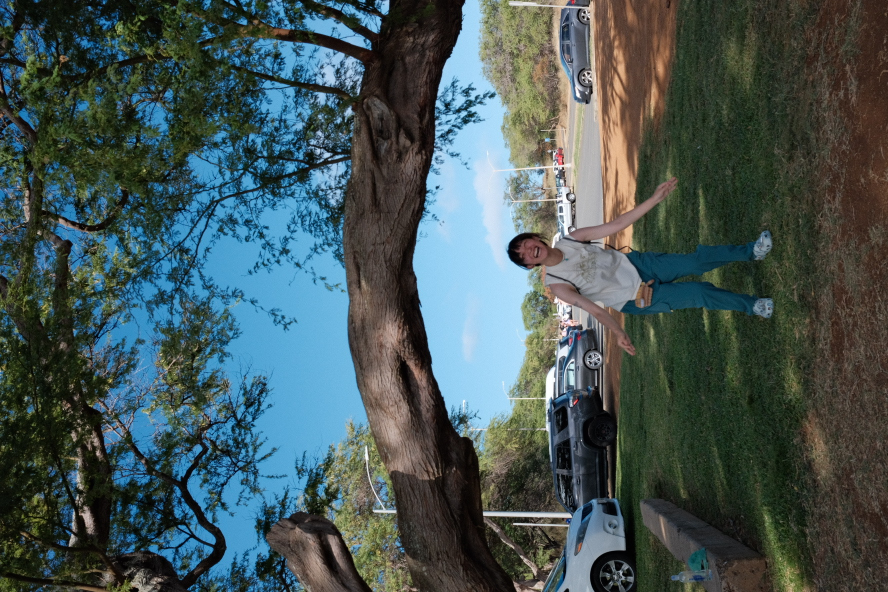
#> input picture assets/photos/DDE1FB40-CB28-4B3B-9B69-A293220A7060-7281-00000209A0751CCF.JPG, 1776 x 1184 px (shown at 1/2 size); its folder holds only this picture in this run
$ python compress_photos.py
#> lines starting #> are read from the running program, lines starting #| are printed output that depends on the picture
#> in compress_image, img is the input picture: PIL image 1776x1184 RGB; mean R, G, B 69.1, 85.9, 86.7
#!/usr/bin/env python3
"""压缩照片到合适的网页尺寸（保留 EXIF 方向）"""
import os
from PIL import Image

PHOTO_DIR = 'assets/photos'
MAX_SIZE = 1200  # 最大宽度/高度
QUALITY = 85  # JPEG 质量 (0-100)

def rotate_by_exif(img):
    """根据 EXIF 方向信息旋转图片"""
    try:
        from PIL import ExifTags
        exif_data = img._getexif()
#> exif_data = 53 items
        if exif_data is not None:
            for tag, value in exif_data.items():
                if tag == 274:  # Orientation tag
                    if value == 3:
                        img = img.rotate(180, expand=True)
                    elif value == 6:
                        img = img.rotate(270, expand=True)
                    elif value == 8:
                        img = img.rotate(90, expand=True)
#> this loop made 53 passes
#> (tag, value) on passes 1, 2, 3, 4, 5, 6, 7, 15, 16, 22, 23, 24: (296, 2), (34665, 740), (271, 'FUJIFILM'), (272, 'X100V'), (305, 'Digital Camera X100V Ver2.02'), (274, 6), (306, '2025:05:23 16:26:00'), (36867, '2025:05:23 16:26:00'), (36868, '2025:05:23 16:26:00'), (37383, 5), (37384, 0), (37385, 65)
#> tag on passes 8 to 13: 283, 33432, 282, 315, 36864, 37121
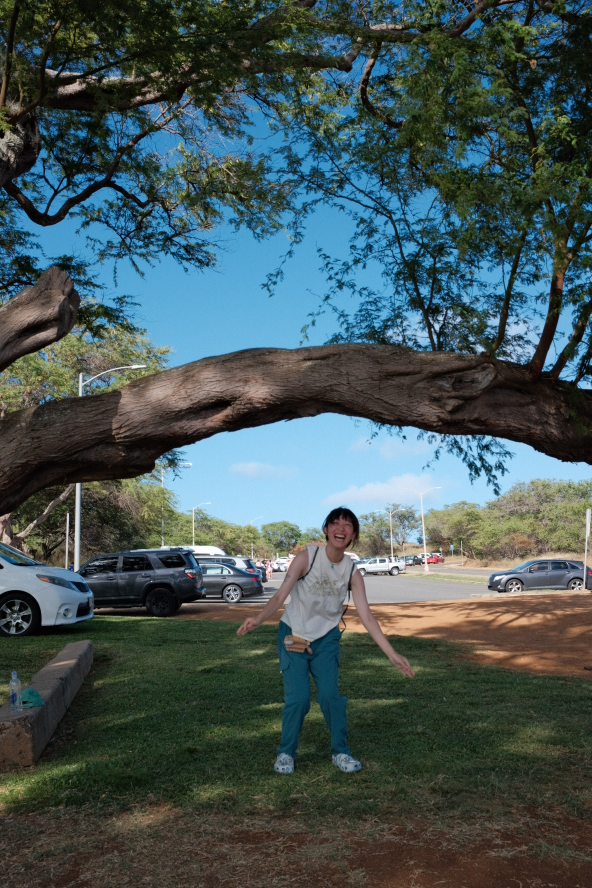
#> img: PIL image 1184x1776 RGB (shown at 1/2 size); mean R, G, B 69.1, 85.9, 86.7
    except:
        pass
    return img

def compress_image(filepath):
    """压缩单个图片"""
    try:
        with Image.open(filepath) as img:
            # 根据 EXIF 旋转
            img = rotate_by_exif(img)

            # 转换 RGBA 到 RGB（如果需要）
            if img.mode in ('RGBA', 'LA', 'P'):
                rgb_img = Image.new('RGB', img.size, (255, 255, 255))
                rgb_img.paste(img, mask=img.split()[-1] if img.mode == 'RGBA' else None)
                img = rgb_img

            # 计算新尺寸（保持比例）
            width, height = img.size
#> width = 1184; height = 1776
            if width > MAX_SIZE or height > MAX_SIZE:
                if width > height:
                    new_width = MAX_SIZE
                    new_height = int(height * (MAX_SIZE / width))
                else:
                    new_height = MAX_SIZE
                    new_width = int(width * (MAX_SIZE / height))
#> new_width = 800
                img = img.resize((new_width, new_height), Image.Resampling.LANCZOS)
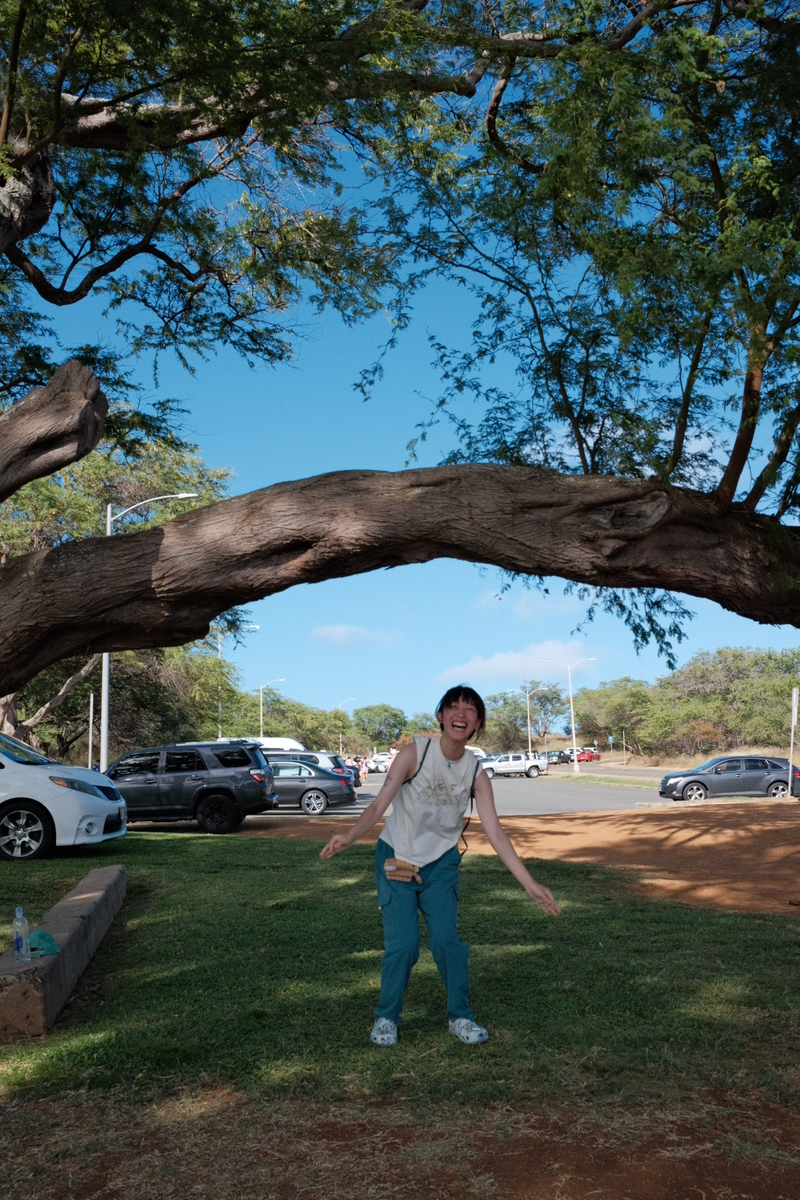
#> img: PIL image 800x1200 RGB; mean R, G, B 69.2, 85.9, 86.7

            # 保存压缩后的图片
            img.save(filepath, 'JPEG', quality=QUALITY, optimize=True)
            return True
    except Exception as e:
        print(f"❌ Error processing {filepath}: {e}")
        return False

def main():
    """处理所有 JPG 图片"""
    for filename in os.listdir(PHOTO_DIR):
        if filename.lower().endswith('.jpg'):
            filepath = os.path.join(PHOTO_DIR, filename)
            size_before = os.path.getsize(filepath) / 1024 / 1024  # MB

            print(f"压缩 {filename} ({size_before:.2f}MB)...", end=' ')

            if compress_image(filepath):
                size_after = os.path.getsize(filepath) / 1024 / 1024
                saved = ((size_before - size_after) / size_before) * 100
                print(f"✓ {size_after:.2f}MB (节省 {saved:.1f}%)")
            else:
                print("失败")

if __name__ == '__main__':
    main()
